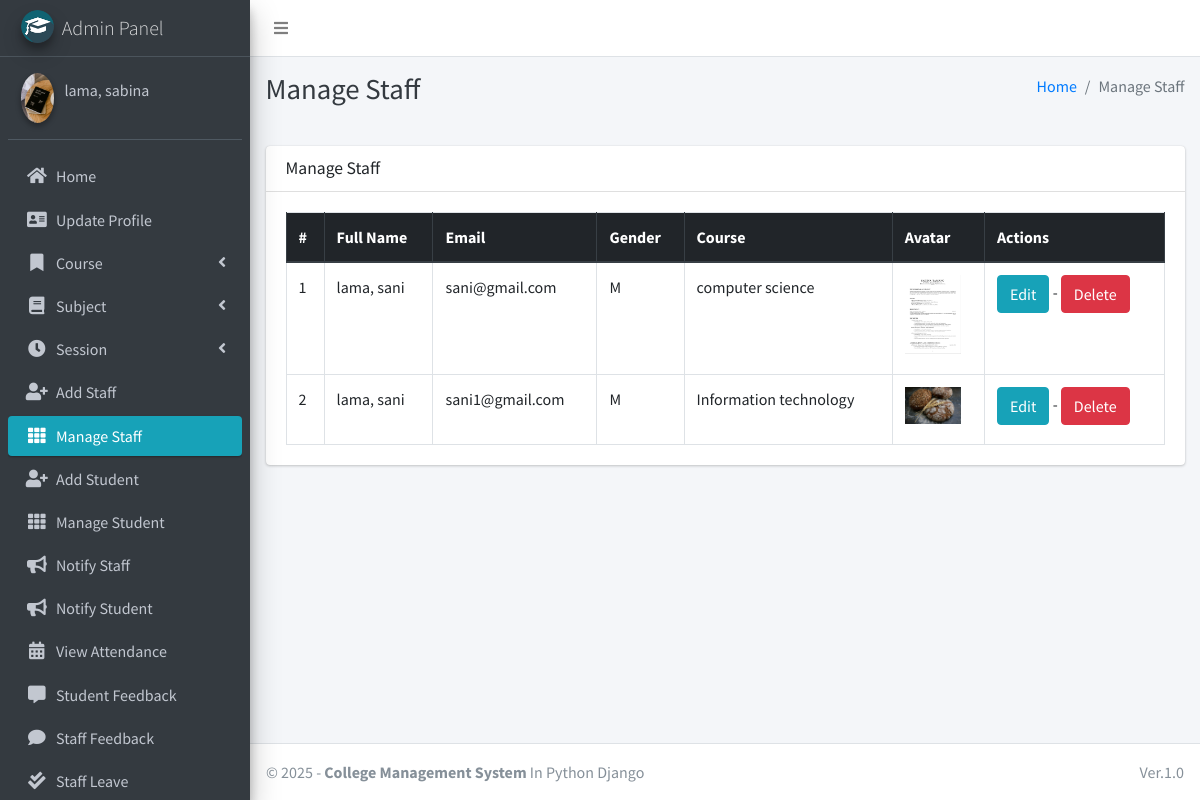
Page /staff/manage/ (signed in) on the committed database.
### main_app/models.py (models this page shows, shortened)
class CustomUser(AbstractUser):
    USER_TYPE = ((1, "HOD"), (2, "Staff"), (3, "Student"))
    GENDER = [("M", "Male"), ("F", "Female")]
    username = None  # Removed username, using email instead
    email = models.EmailField(unique=True)
    user_type = models.CharField(default=1, choices=USER_TYPE, max_length=1)
    gender = models.CharField(max_length=1, choices=GENDER)
    profile_pic = models.ImageField()
    address = models.TextField()
    fcm_token = models.TextField(default="")  # For firebase notifications
    created_at = models.DateTimeField(auto_now_add=True)
    updated_at = models.DateTimeField(auto_now=True)
    USERNAME_FIELD = "email"
    REQUIRED_FIELDS = []
    objects = CustomUserManager()
    def __str__(self):
        return self.last_name + ", " + self.first_name

class Staff(models.Model):
    course = models.ForeignKey(Course, on_delete=models.DO_NOTHING, null=True, blank=False)
    admin = models.OneToOneField(CustomUser, on_delete=models.CASCADE)

class Course(models.Model):
    name = models.CharField(max_length=120)
    created_at = models.DateTimeField(auto_now_add=True)
    updated_at = models.DateTimeField(auto_now=True)

### main_app/hod_views.py (the view)
# urls.py: path("staff/manage/", hod_views.manage_staff, name='manage_staff'),
def manage_staff(request):
    allStaff = CustomUser.objects.filter(user_type=2)
    context = {
        'allStaff': allStaff,
        'page_title': 'Manage Staff'
    }
    return render(request, "hod_template/manage_staff.html", context)

### main_app/templates/hod_template/manage_staff.html
{% extends 'main_app/base.html' %}
{% load static %}
{% block page_title %}{{page_title}}{% endblock page_title %}
{% block content %}
<section class="content">
    <div class="container-fluid">
        <div class="row">
            <div class="col-md-12">
                <div class="card">
                    <div class="card-header">
                        <h3 class="card-title">{{page_title}}</h3>
                    </div>
                    <div class="card-body">
                        <table id="example2" class="table table-bordered table-hover">
                            <thead class="thead-dark">
                                <tr>
                                    <th>#</th>
                                    <th>Full Name</th>
                                    <th>Email</th>
                                    <th>Gender</th>
                                    <th>Course</th>
                                    <th>Avatar</th>
                                    <th>Actions</th>
                                </tr>
                            </thead>
                            <tbody>
                                {% for staff in allStaff %}
                                <tr>
                                    <td>{{ forloop.counter }}</td>
                                    <td>{{staff.last_name}}, {{staff.first_name}}</td>
                                    <td>{{staff.email}}</td>
                                    <td>{{staff.gender}}</td>
                                    <td>{{staff.staff.course.name}}</td>
                                    <td>
                                        {% if staff.profile_pic == ""  %}
                                        No Image
                                        {% else %}
                                        <img class="img img-fluid mb-2" height="56" width="56"
                                            src="{{staff.profile_pic}}" alt="">
                                        {% endif %}
                                    </td>
                                    <td>
                                        <a href="{% url 'edit_staff' staff.staff.id %}" class="btn btn-info">Edit</a> -
                                        <a href="{% url 'delete_staff' staff.staff.id %}" class="btn btn-danger" onclick="return confirm('Are you sure about this ?')">Delete</a>
                                    </td>
                                </tr>
                                {% endfor %}
                            </tbody>
                        </table>
                    </div>
                </div>
            </div>
        </div>
    </div>
</section>
{% endblock content %}

### main_app/templates/main_app/sidebar_template.html (shortened to what this page needs)
{% load static %}
<aside class="main-sidebar sidebar-dark-info elevation-4">
    {% if request.user.user_type == '1' %}
    <a href="{% url 'admin_home' %}" class="brand-link">
        <img src="{% static 'dist/img/cmsl.png' %} " alt="AdminLTE Logo"
            class="brand-image img-circle elevation-3" >
        <span class="brand-text font-weight-light">Admin Panel</span>
    </a>
    <div class="sidebar">
        <div class="user-panel mt-3 pb-3 mb-3 d-flex">
            <div class="image">
                <img src="{{ request.user.profile_pic}}" class="img-circle elevation-2" alt="User Image">
            </div>
            <div class="info">
                <a href="#" class="d-block">{{user}}</a>
            </div>
        </div>
        <nav class="mt-2">
            <ul class="nav nav-pills nav-sidebar flex-column" data-widget="treeview" role="menu" data-accordion="false">
                <li class="nav-item">
                    {% url 'admin_home' as admin_home %}
                    <a href="{{admin_home}}" class="nav-link {% if admin_home == request.path %} active {% endif %}">
                        <i class="nav-icon fas fa-home"></i>
                        <p>
                            Home
                        </p>
                    </a>
                </li>
                <li class="nav-item">
                    {% url 'admin_view_profile' as admin_view_profile %}
                    <a href="{{admin_view_profile}}"
                        class="nav-link {% if admin_view_profile == request.path %} active {% endif %}">
                        <i class="nav-icon fas fa-address-card"></i>
                        <p>
                            Update Profile
                        </p>
                    </a>
                </li>
                <li class="nav-item has-treeview">
                    <a href="#" class="nav-link">
                        <i class="nav-icon fas fa-bookmark"></i>
                        <p>
                            Course
                            <i class="fas fa-angle-left right"></i>
                        </p>
                    </a>
                </li>
                <li class="nav-item has-treeview">
                    <a href="#" class="nav-link">
                        <i class="nav-icon fas fa-book"></i>
                        <p>
                            Subject
                            <i class="fas fa-angle-left right"></i>
                        </p>
                    </a>
                </li>
                <li class="nav-item has-treeview">
                    <a href="#" class="nav-link">
                        <i class="nav-icon fas fa-clock"></i>
                        <p>
                            Session
                            <i class="fas fa-angle-left right"></i>
                        </p>
                    </a>
                </li>
                <li class="nav-item">
                    {% url 'add_staff' as add_staff %}
                    <a href="{{add_staff}}" class="nav-link {% if add_staff == request.path %} active {% endif %}">
                        <i class="nav-icon fas fa-user-plus"></i>
                        <p>
                            Add Staff
                        </p>
                    </a>
                </li>
                <li class="nav-item">
                    {% url 'manage_staff' as manage_staff %}
                    {% url 'edit_staff' staff_id as edit_staff %}
                    <a href="{{manage_staff}}"
                        class="nav-link {% if manage_staff == request.path or request.path == edit_staff %} active {% endif %}">
                        <i class="nav-icon fas fa-th"></i>
                        <p>
                            Manage Staff
                        </p>
                    </a>
                </li>
                <li class="nav-item">
                    {% url 'add_student' as add_student%}
                    <a href="{{add_student}}" class="nav-link  {% if add_student == request.path %} active {% endif %}">
                        <i class="nav-icon fas fa-user-plus"></i>
                        <p>
                            Add Student
                        </p>
                    </a>
                </li>
                <li class="nav-item">
                    {% url 'manage_student' as manage_student %}
                    {% url 'edit_student' student_id as edit_student %}
                    <a href="{{manage_student}}"
                        class="nav-link  {% if edit_student == request.path or manage_student == request.path %} active {% endif %}">
                        <i class="nav-icon fas fa-th"></i>
                        <p>
                            Manage Student
                        </p>
                    </a>
                </li>
                <li class="nav-item">
                    {% url 'admin_notify_staff' as admin_notify_staff %}
                    <a href="{{admin_notify_staff}}"
                        class="nav-link {% if admin_notify_staff == request.path %} active {% endif %}">
                        <i class="nav-icon fas fa-bullhorn"></i>
                        <p>
                            Notify Staff
                        </p>
                    </a>
                </li>
                <li class="nav-item">
                    {% url 'admin_notify_student' as admin_notify_student %}
                    <a href="{{admin_notify_student}}"
                        class="nav-link {% if admin_notify_student == request.path %} active {% endif %}">
                        <i class="nav-icon fas fa-bullhorn"></i>
                        <p>
                            Notify Student
                        </p>
                    </a>
                </li>
                <li class="nav-item">
                    {% url 'admin_view_attendance' as admin_view_attendance %}
                <li class="nav-item">
                    <a href="{{admin_view_attendance}}"
                        class="nav-link  {% if admin_view_attendance == request.path %} active {% endif %}">
                        <i class="nav-icon fas fa-calendar-alt"></i>
                        <p>
                            View Attendance
                        </p>
                    </a>
                </li>
                <li class="nav-item">
                    {% url 'student_feedback_message' as student_feedback_message %}
                    <a href="{{ student_feedback_message }}"
                        class="nav-link  {% if student_feedback_message == request.path %} active {% endif %}">
                        <i class="nav-icon fas fa-comment-alt"></i>
                        <p>
                            Student Feedback
                        </p>
                    </a>
                </li>
                <li class="nav-item">
                    {% url 'staff_feedback_message' as staff_feedback_message %}
                    <a href="{{staff_feedback_message}}"
                        class="nav-link   {% if staff_feedback_message == request.path %} active {% endif %}">
                        <i class="nav-icon fas fa-comment"></i>
                        <p>
                            Staff Feedback
                        </p>
                    </a>
                </li>
                <li class="nav-item">
                    {% url 'view_staff_leave' as view_staff_leave %}
                    <a href="{{view_staff_leave}}"
                        class="nav-link  {% if view_staff_leave == request.path %} active {% endif %}">
                        <i class="nav-icon fas fa-check-double"></i>
                        <p>
                            Staff Leave
                        </p>
                    </a>
                </li>
                                        {% endif %}
                                    </ul>
                                </nav>
                            </div>
</aside>

### rows in the picture
CustomUser: user.profile_pic (picture), last_name+first_name "lama, sabina"
CustomUser: last_name "lama", first_name "sani", email "sani@gmail.com", gender "M", staff.course.name "computer science", profile_pic (picture)
CustomUser: last_name "lama", first_name "sani", email "sani1@gmail.com", gender "M", staff.course.name "Information technology", profile_pic (picture)

### other values in the picture
{{ page_title }} "Manage Staff"
